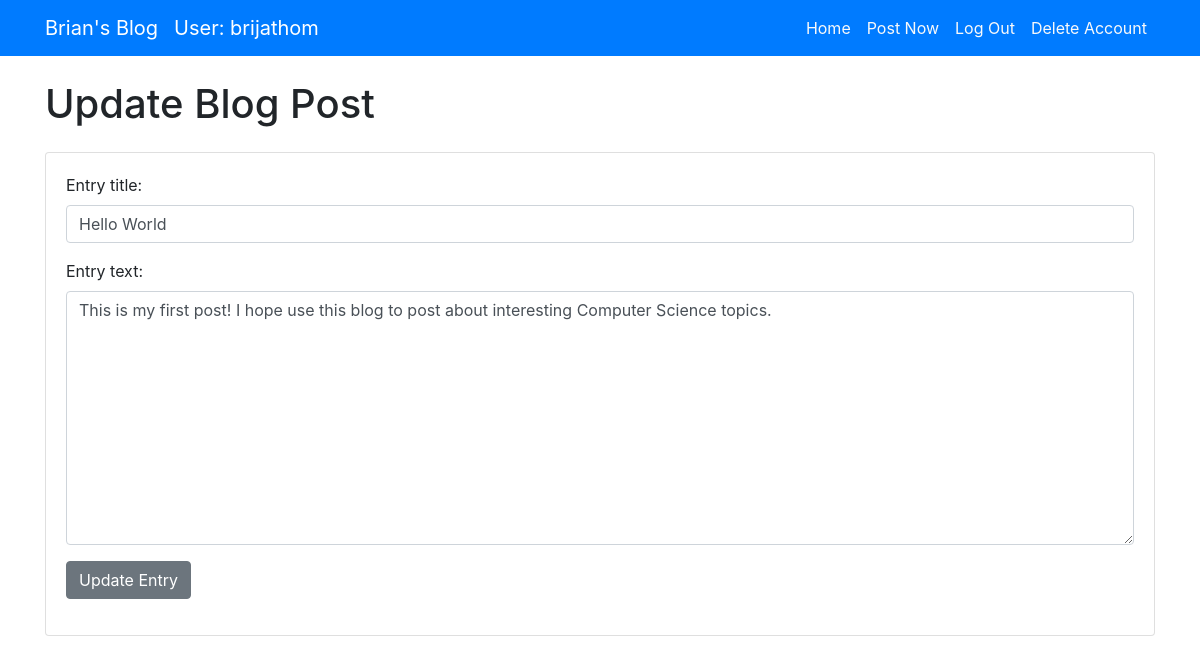
The page /entry/edit/13/ (signed in) on the database its author committed.
### entries/models.py (models this page shows, shortened)
class Entry(models.Model):
    entry_title = models.CharField(max_length=50)
    entry_text = models.TextField()
    entry_date = models.DateTimeField(auto_now_add=True)
    entry_author = models.ForeignKey(User, on_delete=models.CASCADE)
    class Meta:
        verbose_name_plural = "Entries"

### entries/views.py (the view)
class UpdateEntryView(UpdateView):
    model = Entry
    form_class = EntryForm
    template_name = 'entries/update_entry.html'

### entries/forms.py
class EntryForm(forms.ModelForm):
    class Meta:
        model = Entry
        fields = ("entry_title", "entry_text")
        widgets = {
            "entry_title": forms.TextInput(attrs={"class": "form-control"}),
            "entry_text": forms.Textarea(attrs={"class": "form-control"}),
        }

### entries/templates/entries/update_entry.html
{% extends "entries/base.html" %} {% block content %}
<div class="col-md-12">
    {% if user.is_authenticated and user.id == entry.entry_author_id %}
    <h1 class="my-4">Update Blog Post</h1>
    <div class="card mb-4">
        <div class="card-body">
            <div class="form-group">
                <form method="POST">
                    {% csrf_token %} {{form.as_p}}
                    <button type="submit" class="btn btn-secondary">Update Entry</button>
                </form>
            </div>
        </div>
    </div>
    {% else %}
    <h1 class="my-4">Access Denied</h1>
    {% endif %}
</div>
{% endblock %}

### entries/templates/entries/base.html (shortened to what this page needs)
{% load static %}
<!DOCTYPE html>
<html lang="en">
    <head>
        <link href="{%  static 'entries/vendor/bootstrap/css/bootstrap.min.css' %}" rel="stylesheet" />
        <link href="{%  static 'entries/css/blog-home.css' %}" rel="stylesheet" />
    </head>
    <body>
        <nav class="navbar navbar-expand-lg navbar-dark bg-primary fixed-top">
            <div class="container">
                <a class="navbar-brand" href="{% url 'blog_home' %}">Brian's Blog</a>
                {% if user.is_authenticated %}
                <div class="navbar-brand">User: {{ user.username }}</div>
                {% endif %}
                <div class="collapse navbar-collapse" id="navbarResponsive">
                    <ul class="navbar-nav ml-auto">
                        <li class="nav-item">
                            <a class="nav-link text-light" href="{% url 'blog_home' %}"
                                >Home
                            </a>
                        </li>
                        {% if user.is_authenticated %}
                        <li class="nav-item">
                            <a class="nav-link text-light" href="{% url 'create_entry' %}">Post Now</a>
                        </li>
                        <li class="nav-item">
                            <a class="nav-link text-light" href="{% url 'logout' %}">Log Out</a>
                        </li>
                        <li class="nav-item">
                            <a class="nav-link text-light" href="{% url 'delete' %}">Delete Account</a>
                        </li>
                        {% endif %}
                    </ul>
                </div>
            </div>
        </nav>
        <div class="container">
            <div class="row">{% block content %} {% endblock %}</div>
        </div>
    </body>
</html>

### entries/static/entries/css/blog-home.css (style rules this page uses)
body { padding-top: 56px; }

### rows shown on the page
Entry: entry_title "Hello World", entry_text "This is my first post! I hope use this blog to post about interesting Computer Science topics."

### other values the page prints
{{ user.username }} "brijathom"
